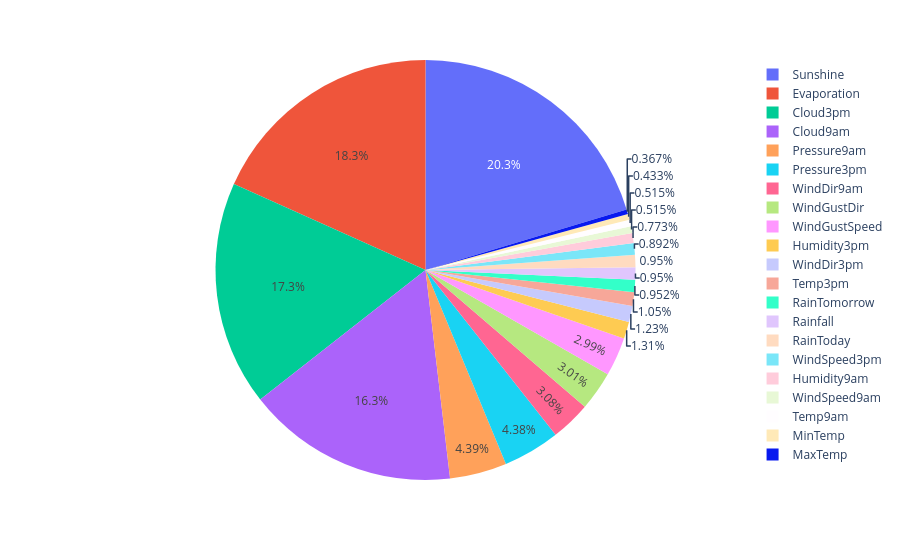

Notebook code cell kept with this figure:
### Code cell
px.pie(df_missing , values = 'misssing' , names = df_missing.index)

### Figure 1 — Plotly figure (JSON) as saved in the notebook; plotly's stock layout.template omitted (floating-point values rounded to 4 significant figures)
{"data": [{"domain": {"x": [0, 1], "y": [0, 1]}, "hovertemplate": "index=%{label}<br>misssing=%{value}<extra></extra>", "labels": ["MinTemp", "MaxTemp", "Rainfall", "Evaporation", "Sunshine", "WindGustDir", "WindGustSpeed", "WindDir9am", "WindDir3pm", "WindSpeed9am", "WindSpeed3pm", "Humidity9am", "Humidity3pm", "Pressure9am", "Pressure3pm", "Cloud9am", "Cloud3pm", "Temp9am", "Temp3pm", "RainToday", "RainTomorrow"], "legendgroup": "", "name": "", "showlegend": true, "type": "pie", "values": [1485, 1261, 3261, 62790, 69835, 10326, 10263, 10566, 4228, 1767, 3062, 2654, 4507, 15065, 15028, 55888, 59358, 1767, 3609, 3261, 3267]}], "layout": {"legend": {"tracegroupgap": 0}, "margin": {"t": 60}}}
